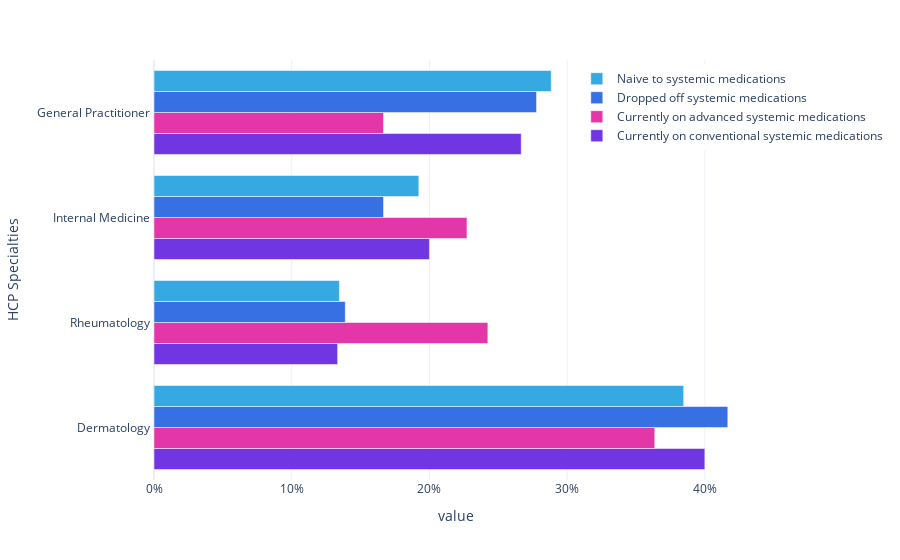

Notebook source saved alongside this figure:
### Code cell
hcp_specialty_data = {
    'HCP Specialties': ['Dermatology ', 'Rheumatology ', 'Internal Medicine ', 'General Practitioner '],
    'Currently on conventional systemic medications': [150, 50, 75, 100],
    'Currently on advanced systemic medications': [120, 80, 75, 55],
    'Dropped off systemic medications': [75, 25, 30, 50],
    'Naive to systemic medications': [100, 35, 50, 75],
}

plib.plot_multi_series_horizontal(
    data=hcp_specialty_data,
    x_labels=['Currently on conventional systemic medications','Currently on advanced systemic medications', 'Dropped off systemic medications', 'Naive to systemic medications'],
    y_label='HCP Specialties',
    colors=PERMEA_COLOR_WHEEL_5_COMMERCIAL,
    title='Percentage of Patients visiting HCP Specialties by Treatment Status',
    template='plotly_white',
    normalize=True,
    
)

### Figure 1 — Plotly figure (JSON) as saved in the notebook; plotly's stock layout.template omitted (floating-point values rounded to 4 significant figures)
{"data": [{"alignmentgroup": "True", "hovertemplate": "variable=Currently on conventional systemic medications<br>value=%{x}<br>HCP Specialties=%{y}<extra></extra>", "legendgroup": "Currently on conventional systemic medications", "marker": {"color": "rgb(112, 54, 226)", "pattern": {"shape": ""}}, "name": "Currently on conventional systemic medications", "offsetgroup": "Currently on conventional systemic medications", "orientation": "h", "showlegend": true, "textposition": "auto", "type": "bar", "x": [40, 13.33, 20, 26.67], "xaxis": "x", "y": ["Dermatology ", "Rheumatology ", "Internal Medicine ", "General Practitioner "], "yaxis": "y"}, {"alignmentgroup": "True", "hovertemplate": "variable=Currently on advanced systemic medications<br>value=%{x}<br>HCP Specialties=%{y}<extra></extra>", "legendgroup": "Currently on advanced systemic medications", "marker": {"color": "rgb(226, 54, 169)", "pattern": {"shape": ""}}, "name": "Currently on advanced systemic medications", "offsetgroup": "Currently on advanced systemic medications", "orientation": "h", "showlegend": true, "textposition": "auto", "type": "bar", "x": [36.36, 24.24, 22.73, 16.67], "xaxis": "x", "y": ["Dermatology ", "Rheumatology ", "Internal Medicine ", "General Practitioner "], "yaxis": "y"}, {"alignmentgroup": "True", "hovertemplate": "variable=Dropped off systemic medications<br>value=%{x}<br>HCP Specialties=%{y}<extra></extra>", "legendgroup": "Dropped off systemic medications", "marker": {"color": "rgb(54, 112, 226)", "pattern": {"shape": ""}}, "name": "Dropped off systemic medications", "offsetgroup": "Dropped off systemic medications", "orientation": "h", "showlegend": true, "textposition": "auto", "type": "bar", "x": [41.67, 13.89, 16.67, 27.78], "xaxis": "x", "y": ["Dermatology ", "Rheumatology ", "Internal Medicine ", "General Practitioner "], "yaxis": "y"}, {"alignmentgroup": "True", "hovertemplate": "variable=Naive to systemic medications<br>value=%{x}<br>HCP Specialties=%{y}<extra></extra>", "legendgroup": "Naive to systemic medications", "marker": {"color": "rgb(54, 169, 226)", "pattern": {"shape": ""}}, "name": "Naive to systemic medications", "offsetgroup": "Naive to systemic medications", "orientation": "h", "showlegend": true, "textposition": "auto", "type": "bar", "x": [38.46, 13.46, 19.23, 28.85], "xaxis": "x", "y": ["Dermatology ", "Rheumatology ", "Internal Medicine ", "General Practitioner "], "yaxis": "y"}], "layout": {"barmode": "group", "legend": {"title": {"text": ""}, "tracegroupgap": 0, "traceorder": "reversed", "x": 0.7, "xanchor": "left", "y": 0.99, "yanchor": "top"}, "margin": {"t": 60}, "xaxis": {"anchor": "y", "domain": [0, 1], "ticksuffix": "%", "title": {"text": "value"}}, "yaxis": {"anchor": "x", "domain": [0, 1], "title": {"text": "HCP Specialties"}}}}
